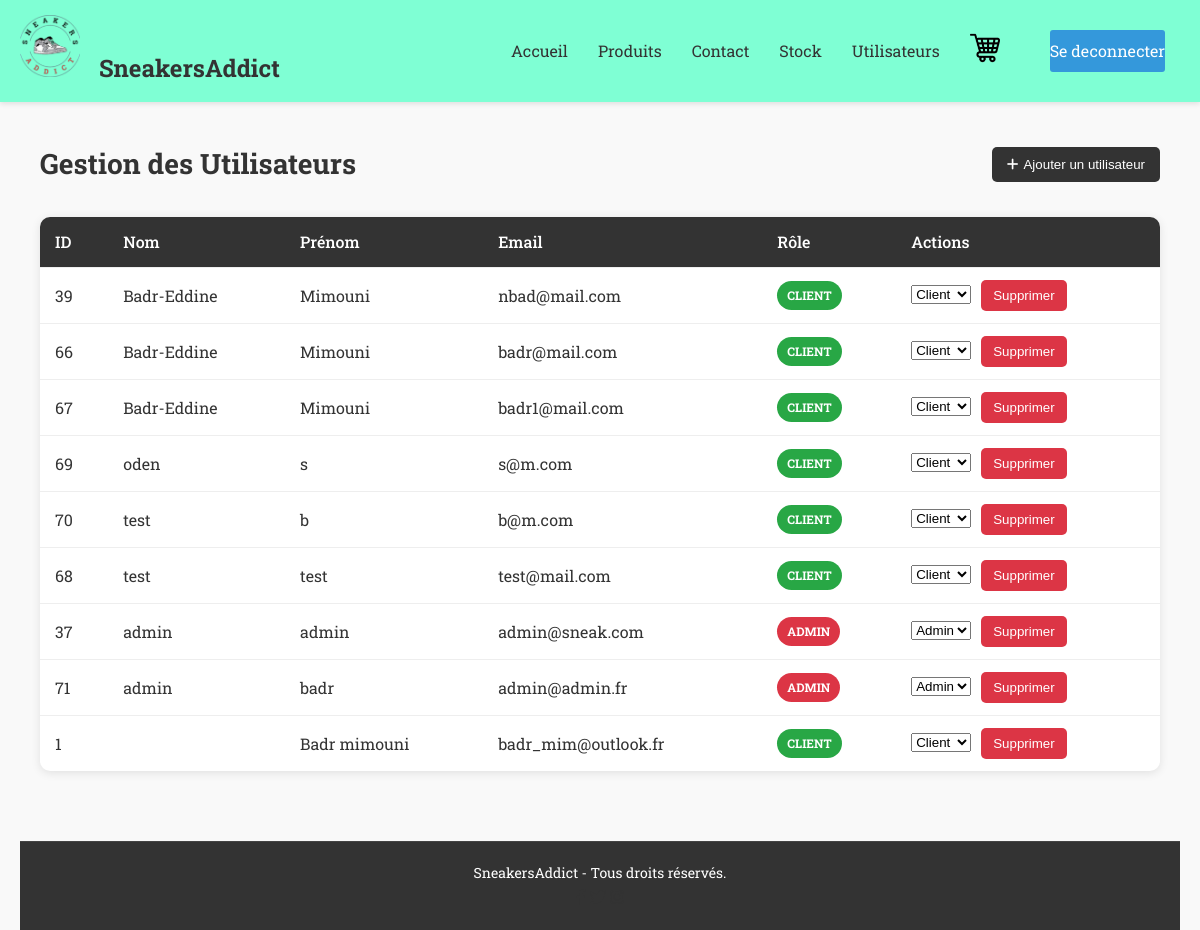
The page /admin/admin_users.php (signed in) on the database its author committed.
### tables this page shows
CREATE TABLE `user_site` (
  `user_id` int(11) NOT NULL,
  `prenom` varchar(30) NOT NULL,
  `nom` varchar(30) NOT NULL,
  `email` varchar(256) NOT NULL,
  `password` varchar(128) NOT NULL,
  `Grade` varchar(20) NOT NULL DEFAULT 'client'
);

### admin/admin_users.php (the view, shortened to what this page needs)
<?php
try {
    $pdo = new PDO('mysql:host=' . DB_HOST . ';port=' . DB_PORT . ';dbname=' . DB_NAME . ';charset=utf8', DB_USER, DB_PASSWORD);
    $pdo->setAttribute(PDO::ATTR_ERRMODE, PDO::ERRMODE_EXCEPTION);
} catch(PDOException $e) {
    die("Erreur de connexion : " . $e->getMessage());
}
$stmt = $pdo->query("SELECT * FROM user_site ORDER BY Grade DESC, nom, prenom");
$users = $stmt->fetchAll(PDO::FETCH_ASSOC);
?>
<!DOCTYPE html>
<html lang="fr">
<head>
    <link href="../assets/css/style_optimized.css" rel="stylesheet">
    <link rel="stylesheet" href="https://cdnjs.cloudflare.com/ajax/libs/font-awesome/6.0.0/css/all.min.css">
    <link rel="stylesheet" href="../assets/css/admin_users.css">
</head>
<body>
    <?php include '../includes/header.php'; ?>
    <div class="reste">
        <div class="content">
            <div class="admin-container">
                <div class="admin-header">
                    <h1 class="admin-title">Gestion des Utilisateurs</h1>
                    <div class="admin-actions">
                        <button class="btn-add" id="btn-add-user">
                            <i class="fas fa-plus"></i> Ajouter un utilisateur
                        </button>
                    </div>
                </div>
                <table class="users-table">
                    <thead>
                        <tr>
                            <th>ID</th>
                            <th>Nom</th>
                            <th>Prénom</th>
                            <th>Email</th>
                            <th>Rôle</th>
                            <th>Actions</th>
                        </tr>
                    </thead>
                    <tbody>
                        <?php foreach($users as $user): ?>
                            <tr>
                                <td><?php echo $user['user_id']; ?></td>
                                <td><?php echo htmlspecialchars($user['nom']); ?></td>
                                <td><?php echo htmlspecialchars($user['prenom']); ?></td>
                                <td><?php echo htmlspecialchars($user['email']); ?></td>
                                <td>
                                    <?php if($user['Grade'] == 'admin'): ?>
                                        <span class="badge badge-admin">Admin</span>
                                    <?php else: ?>
                                        <span class="badge badge-client">Client</span>
                                    <?php endif; ?>
                                </td>
                                <td class="actions">
                                    <form method="post" class="update-form">
                                        <select name="grade" onchange="this.form.submit()">
                                            <option value="client" <?php echo $user['Grade'] == 'client' ? 'selected' : ''; ?>>Client</option>
                                            <option value="admin" <?php echo $user['Grade'] == 'admin' ? 'selected' : ''; ?>>Admin</option>
                                        </select>
                                    </form>
                                    <form method="post" onsubmit="return confirm('Êtes-vous sûr de vouloir supprimer cet utilisateur ? Cette action est irréversible.');">
                                        <button type="submit" class="btn-delete">Supprimer</button>
                                    </form>
                                </td>
                            </tr>
                        <?php endforeach; ?>
                    </tbody>
                </table>
            </div>
        </div>
        <?php include '../includes/footer.php'; ?>
</body>
</html>

### includes/header.php (shortened to what this page needs)
<link href="../assets/css/style_optimized.css" rel="stylesheet">
<div id="bandeau">
    <div class="header-content">
        <div class="logo-container">
            <a href="../pages/main.php"><img src="../assets/images/LOGO-TEST.png" class="logo" alt="logo"></a>
            <a href="../pages/main.php"><h1 class="site-title">SneakersAddict</h1></a>
        </div>
        <div id="petit_boutons">
            <a href="../pages/main.php">Accueil</a>
            <?php
            if($_SESSION['personne']==false){
                echo "<a href='../pages/Produits.php'>Produits</a>";
                echo "<a href='../pages/Contact.php'>Contact</a>";
            }
            ?>
            <?php if($_SESSION['admin']==true && $_SESSION['client']==false){
                echo "<a href='../admin/stock.php'>Stock</a>";
                echo "<a href='../admin/admin_users.php'>Utilisateurs</a>";
            }?>
            <div class="header-right">
                <div class="panier-wrapper">
                    <a href="javascript:void(0);" id="panier-icon">
                        <img src="../assets/images/PANIER.png" alt="panier" id="petit_panier">
                    </a>
                </div>
                <?php if($_SESSION['admin']==true || $_SESSION['client']==true){
                    echo "<a href='../pages/deconnexion.php' class='bouton bouton-right'>Se deconnecter</a>";
                }
                else{
                    echo "<a href='../pages/login.php' class='bouton bouton-right'>Se connecter</a>";
                }
                ?>
            </div>
        </div>
    </div>
</div>

### includes/footer.php (shortened to what this page needs)
<div class="footer">
    <p>SneakersAddict - Tous droits réservés.</p>
    <div class="social-media">
        <a href="#" target="_blank"><i class="fab fa-facebook-f"></i></a>
        <a href="#" target="_blank"><i class="fab fa-twitter"></i></a>
        <a href="#" target="_blank"><i class="fab fa-instagram"></i></a>
    </div>
</div>
</body>
</html>

### assets/css/style_optimized.css (style rules this page uses)
* { margin: 0; padding: 0; box-sizing: border-box; }
body { font-family: "Roboto Slab", serif; line-height: 1.6; color: #333; background-color: #f9f9f9; }
a { color: #333; text-decoration: none; transition: color 0.3s ease; }
img { max-width: 100%; height: auto; }
html, body { height: 100%; margin: 0; padding: 0; }
body { display: flex; flex-direction: column; min-height: 100vh; }
.reste { width: 100%; padding: 0 20px; flex: 1; display: flex; flex-direction: column; }
.content { flex: 1; padding: 20px 0; }
#bandeau { background-color: aquamarine; padding: 15px 20px; box-shadow: 0 2px 5px rgba(0, 0, 0, 0.1); position: relative; z-index: 100; width: 100%; }
.header-content { display: flex; justify-content: space-between; align-items: center; flex-wrap: wrap; width: 100%; }
.logo { width: 60px; height: auto; margin-right: 15px; }
.site-title { font-size: 24px; margin: 0; display: inline-block; }
#petit_boutons { display: flex; align-items: center; flex-wrap: wrap; }
#petit_boutons a { margin: 0 15px; padding: 8px 0; position: relative; }
#petit_boutons a::after { content: ""; position: absolute; width: 0; height: 2px; bottom: 0; left: 0; background-color: #3498db; transition: width 0.3s ease; }
.header-right { display: flex; align-items: center; }
.panier-wrapper { position: relative; margin-right: 20px; }
#petit_panier { width: 30px; height: 30px; cursor: pointer; }
.bouton { display: inline-block; padding: 8px 15px; background-color: #3498db; color: white; border-radius: 3px; transition: background-color 0.3s ease; }
.bouton-right { margin-left: 15px; }
.footer, .footer_produits, .footer_shoes1 { background-color: #333; color: white; padding: 20px 0; text-align: center; margin-top: auto; width: 100%; border-top: 1px solid #444; }
.footer p, .footer_produits p, .footer_shoes1 p { margin: 0; font-size: 14px; }

### assets/css/admin_users.css (style rules this page uses)
.admin-container { max-width: 1200px; margin: 0 auto; padding: 20px; }
.admin-header { display: flex; justify-content: space-between; align-items: center; margin-bottom: 30px; }
.admin-title { font-size: 28px; margin: 0; }
.admin-actions { display: flex; gap: 10px; }
.btn-add { background-color: #333; color: white; border: none; padding: 10px 15px; border-radius: 5px; cursor: pointer; display: flex; align-items: center; gap: 5px; transition: background-color 0.3s; }
.users-table { width: 100%; border-collapse: collapse; margin-bottom: 30px; background-color: white; box-shadow: 0 2px 10px rgba(0, 0, 0, 0.1); border-radius: 10px; overflow: hidden; }
.users-table th, .users-table td { padding: 12px 15px; text-align: left; border-bottom: 1px solid #eee; }
.users-table th { background-color: #333; color: white; font-weight: 500; }
.users-table tr:last-child td { border-bottom: none; }
.badge { display: inline-block; padding: 5px 10px; border-radius: 20px; font-size: 12px; font-weight: bold; text-transform: uppercase; }
.badge-admin { background-color: #dc3545; color: white; }
.badge-client { background-color: #28a745; color: white; }
.btn-delete { background-color: #dc3545; color: white; border: none; padding: 8px 12px; border-radius: 5px; cursor: pointer; transition: background-color 0.3s; }
.actions { display: flex; gap: 10px; }

### rows shown on the page
user_site: user_id "39", nom "Badr-Eddine", prenom "Mimouni", email "nbad@mail.com", shows "CLIENT", grade "Client"
user_site: user_id "66", nom "Badr-Eddine", prenom "Mimouni", email "badr@mail.com", shows "CLIENT", grade "Client"
user_site: user_id "67", nom "Badr-Eddine", prenom "Mimouni", email "badr1@mail.com", shows "CLIENT", grade "Client"
user_site: user_id "69", nom "oden", prenom "s", email "s@m.com", shows "CLIENT", grade "Client"
user_site: user_id "70", nom "test", prenom "b", email "b@m.com", shows "CLIENT", grade "Client"
user_site: user_id "68", nom "test", prenom "test", email "test@mail.com", shows "CLIENT", grade "Client"
user_site: user_id "37", nom "admin", prenom "admin", email "admin@sneak.com", shows "ADMIN", grade "Admin"
user_site: user_id "71", nom "admin", prenom "badr", email "admin@admin.fr", shows "ADMIN", grade "Admin"
user_site: user_id "1", prenom "Badr mimouni", email "badr_mim@outlook.fr", Grade "CLIENT"
